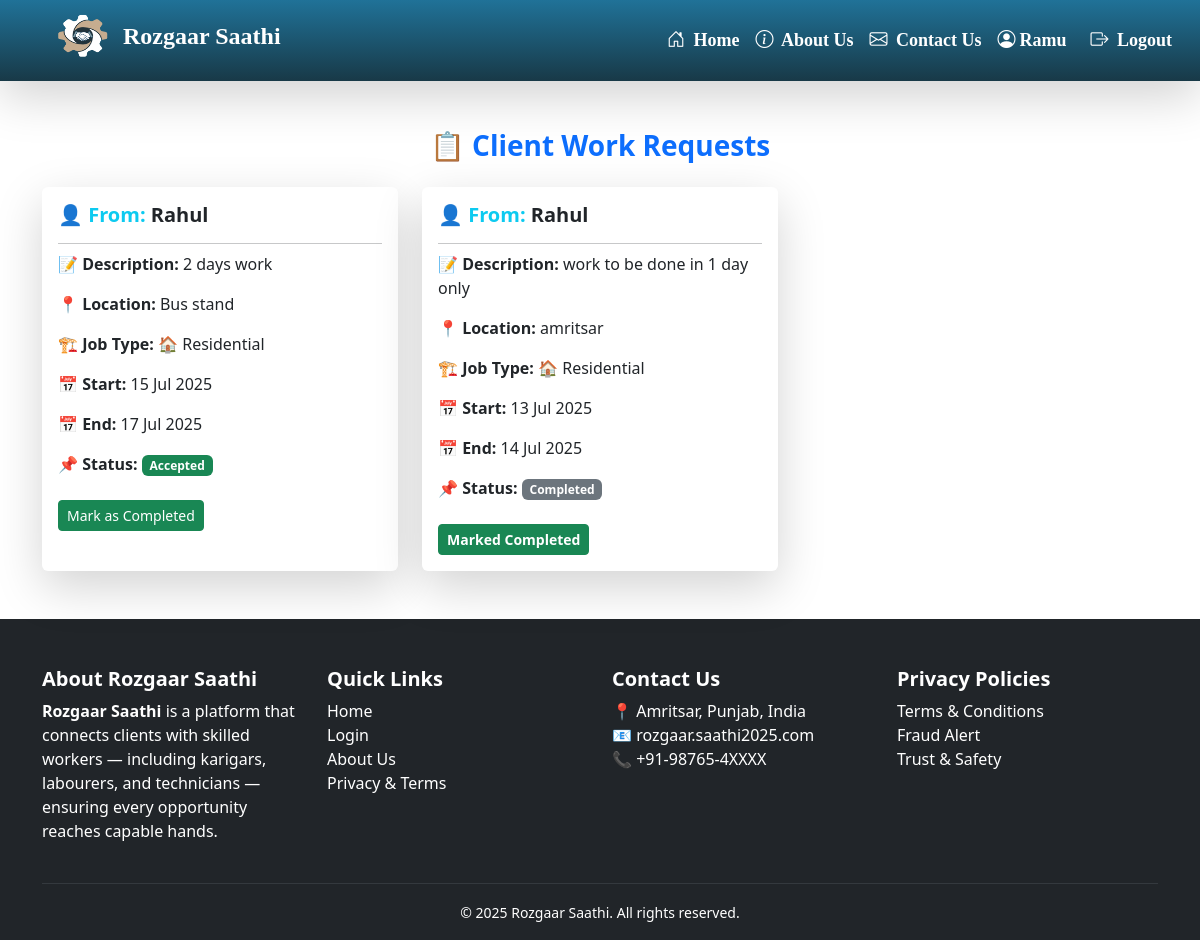
/hunarbaaz/requests/ (signed in), run on an earlier commit of the app's database.
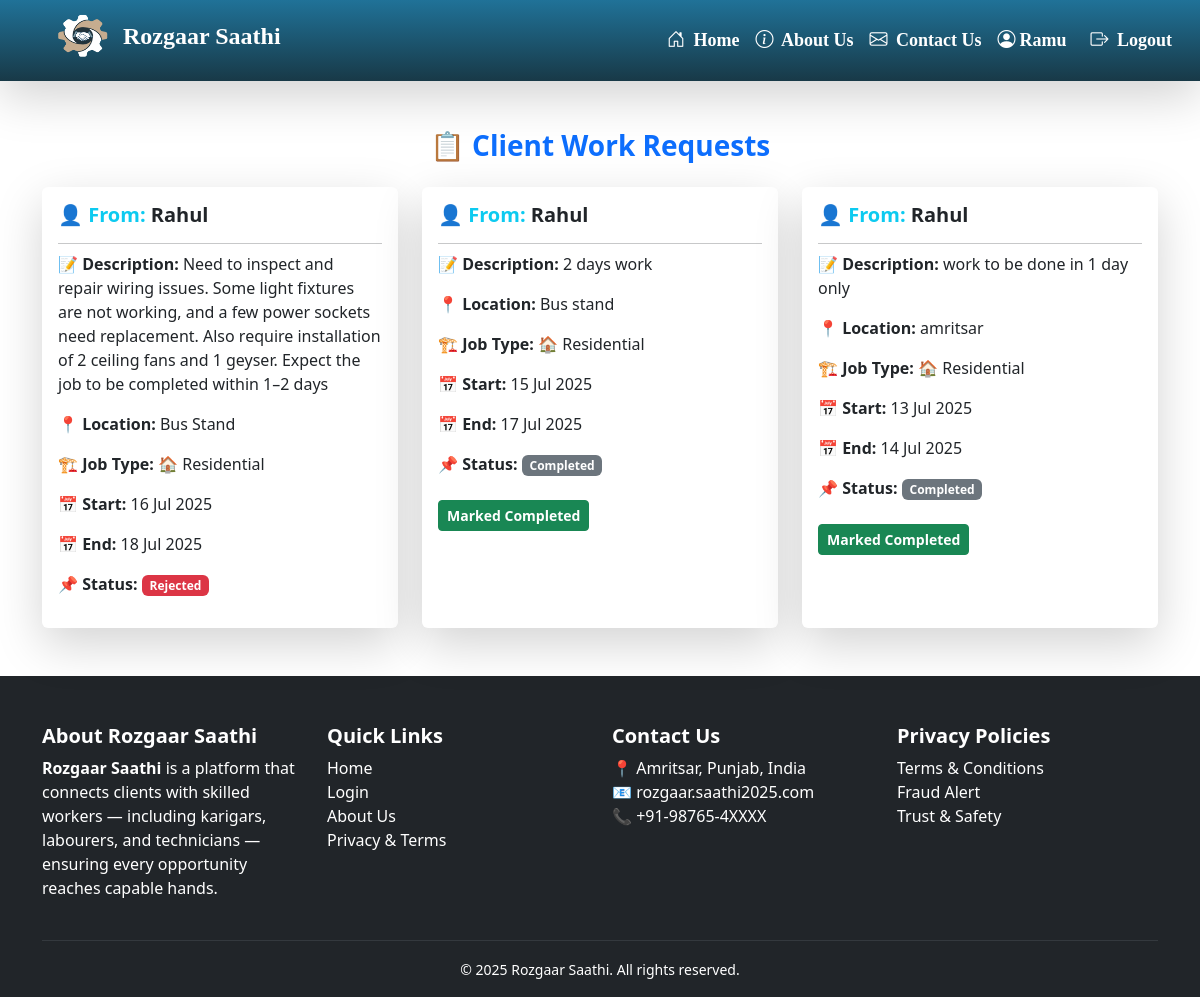
And on a later commit of the database.
### client/models.py (models this page shows, shortened)
class PostRequest(models.Model):
    client = models.ForeignKey(User, on_delete=models.CASCADE, related_name='sent_requests')
    hunarbaaz = models.ForeignKey('hunarbaaz.Hunarbaaz', on_delete=models.CASCADE, related_name='received_requests')
    job_description = models.TextField()
    location = models.CharField(max_length=100)
    start_date = models.DateField(help_text="Start date of the job",null=False,blank=True)
    end_date = models.DateField(help_text="Expected completion date",null=False,blank=True)
    JOB_TYPE_CHOICES = [
        ('residential', 'Residential'),
        ('commercial', 'Commercial'),
    ]
    job_type = models.CharField(max_length=20,choices=JOB_TYPE_CHOICES,default='residential',help_text="Type of job location")
    working_hours = models.PositiveIntegerField(
        null=True,
        blank=True,
        help_text="Estimated total working hours for this job"
    )
    is_accepted = models.BooleanField(null=True, blank=True)  # None = Pending, True = Accepted, False = Rejected
    is_completed = models.BooleanField(default=False)
    is_cancelled = models.BooleanField(default=False, help_text="Whether the client has cancelled the request")
    created_at = models.DateTimeField(auto_now_add=True)
    rating = models.IntegerField(
    validators=[MinValueValidator(1), MaxValueValidator(5)],
    null=True,
    blank=True,
    help_text="Client rating after completion (1 to 5)"
)
    review = models.TextField(null=True, blank=True, help_text="Optional client feedback")

### hunarbaaz/views.py (the view)
# urls.py: path('requests/', views.view_requests, name='view_requests'),
@login_required
def view_requests(request):
    try:
        profile = Hunarbaaz.objects.get(user=request.user)
    except Hunarbaaz.DoesNotExist:
        return redirect('hunarbaaz:edit_profile')
    requests = PostRequest.objects.filter(
        hunarbaaz=profile,
        is_cancelled=False  # This line excludes cancelled ones
    ).order_by('-created_at')
    return render(request, 'hunarbaaz/view_requests.html', {
        'client_requests': requests
    })

### hunarbaaz/templates/hunarbaaz/view_requests.html (shortened to what this page needs)
{% extends 'base/base.html' %}
{% block content %}
  <div class="container mt-5 mb-5">
    <h3 class="mb-4 text-center text-primary fw-bold">📋 Client Work Requests</h3>
    {% if client_requests %}
      <div class="row g-4">
        {% for req in client_requests %}
          <div class="col-md-4">
            <div class="card shadow-lg border-0 h-100">
              <div class="card-body">
                <h5 class="card-title text-info fw-semibold">👤 From: <span class="text-dark">{{ req.client.username }}</span></h5>
                <hr class="mb-2" />
                <p>
                  <strong>📝 Description:</strong> {{ req.job_description }}
                </p>
                <p>
                  <strong>📍 Location:</strong> {{ req.location }}
                </p>
                <p>
                  <strong>🏗️ Job Type:</strong>
                  {% if req.job_type == 'residential' %}
                    🏠 Residential
                  {% elif req.job_type == 'commercial' %}
                    🏢 Commercial
                  {% else %}
                    -
                  {% endif %}
                </p>
                <p>
                  <strong>📅 Start:</strong> {{ req.start_date|date:'d M Y' }}
                </p>
                <p>
                  <strong>📅 End:</strong> {{ req.end_date|date:'d M Y' }}
                </p>
                <p>
                  <strong>📌 Status:</strong>
                  {% if req.is_cancelled %}
                    <span class="badge bg-danger">Cancelled</span>
                  {% elif req.is_completed %}
                    <span class="badge bg-secondary">Completed</span>
                  {% elif req.is_accepted == True %}
                    <span class="badge bg-success">Accepted</span>
                  {% elif req.is_accepted == False %}
                    <span class="badge bg-danger">Rejected</span>
                  {% else %}
                    <span class="badge bg-warning text-dark">Pending</span>
                  {% endif %}
                </p>
                <div class="mt-3">
                  {% if req.is_accepted and not req.is_completed and not req.is_cancelled %}
                    <a href="{% url 'hunarbaaz:mark_completed' req.id %}" class="btn btn-success btn-sm mt-2">Mark as Completed</a>
                  {% elif req.is_completed %}
                    <span class="btn btn-success fw-bold btn-sm mt-2" disabled>Marked Completed</span>
                  {% endif %}
                </div>
              </div>
            </div>
          </div>
        {% endfor %}
      </div>
    {% else %}
      <div class="alert alert-info text-center mt-4">No work requests received yet.</div>
    {% endif %}
  </div>
{% endblock %}

### base/templates/base/base.html (shortened to what this page needs)
{% load static %}
<!DOCTYPE html>
<html lang="en">
<head>
    <link href="https://cdn.jsdelivr.net/npm/bootstrap@5.3.0/dist/css/bootstrap.min.css" rel="stylesheet">
<link rel="stylesheet" href="https://cdnjs.cloudflare.com/ajax/libs/font-awesome/6.5.0/css/all.min.css">
<link href="https://cdn.jsdelivr.net/npm/bootstrap-icons@1.10.5/font/bootstrap-icons.css" rel="stylesheet">
<link rel="stylesheet" href="{% static 'base/css/style.css' %}">
<link rel="stylesheet" href="{% static 'base/css/login.css' %}">
<link href="https://cdn.jsdelivr.net/npm/aos@2.3.4/dist/aos.css" rel="stylesheet">
</head>
<body>
<nav class="navbar navbar-expand-lg navbar-dark shadow-lg">
  <div class="container-fluid" id="navbar-cont">
    <a class="navbar-brand fw-bold fs-4 d-flex align-items-center" href="{% url 'home' %}">
      <img src="{% static 'base/images/logo.png' %}" style="height: 55px; width: 65px;" class="me-2">
      <span class="text-white">Rozgaar Saathi</span>
    </a>
    <div class="collapse navbar-collapse justify-content-end" id="navbarNav">
      <ul class="navbar-nav align-items-center">
        <li class="nav-item">
          <a class="nav-link nav-anim" href="{% url 'home' %}">
            <i class="bi bi-house-door me-1"></i> Home
          </a>
        </li>
        <li class="nav-item">
          <a class="nav-link nav-anim" href="{% url 'about' %}">
            <i class="bi bi-info-circle me-1"></i> About Us
          </a>
        </li>
        <li class="nav-item">
          <a class="nav-link nav-anim" href="{% url 'reviews:contact_review' %}">
            <i class="bi bi-envelope me-1"></i> Contact Us
          </a>
        </li>
        {% if user.is_authenticated %}
          {% if user.clientprofile %}
          <li class="nav-item">
              <a class="nav-link nav-anim" href="{% url 'client:all_profiles' %}">
                <i class="bi bi-people me-1"></i> Browse Hunarbaaz
              </a>
            </li>
            <li class="nav-item">
              <a class="nav-link nav-anim" href="{% url 'client:client_dashboard' %}">
               <i class="bi bi-person-circle me-1"></i> {{ user.username }}
              </a>
            </li>
          {% elif user.hunarbaaz %}
            <li class="nav-item">
              <a class="nav-link nav-anim" href="{% url 'hunarbaaz:hunarbaaz_dashboard' %}">
                <i class="bi bi-person-circle me-1"></i>{{ user.username }}
              </a>
            </li>
          {% endif %}
          <li class="nav-item">
            <form method="post" action="{% url 'logout' %}" class="d-inline">
              <button type="submit" class="btn nav-link nav-anim ms-2">
                <i class="bi bi-box-arrow-right me-1"></i> Logout
              </button>
            </form>
          </li>
        {% else %}
          <li class="nav-item">
            <a class="nav-link nav-anim" href="{% url 'login' %}">
              <i class="bi bi-box-arrow-in-right me-1"></i> Login / Register
            </a>
          </li>
        {% endif %}
      </ul>
    </div>
  </div>
</nav>
{% block content %}{% endblock %}
<footer class="bg-dark text-white pt-5">
  <div class="container">
    <div class="row gy-4">
      <div class="col-md-3 col-sm-6">
        <h5 class="fw-bold">About Rozgaar Saathi</h5>
        <p>
          <strong>Rozgaar Saathi</strong> is a platform that connects clients with skilled workers — including karigars, labourers, and technicians — ensuring every opportunity reaches capable hands.
        </p>
      </div>
      <div class="col-md-3 col-sm-6">
        <h5 class="fw-bold">Quick Links</h5>
        <ul class="list-unstyled">
          <li><a href="{% url 'home' %}" class="text-white text-decoration-none">Home</a></li>
          <li><a href="{% url 'login' %}" class="text-white text-decoration-none">Login</a></li>
          <li><a href="{% url 'about' %}" class="text-white text-decoration-none">About Us</a></li>
          <li><a href="{% url 'privacy_terms' %}" class="text-white text-decoration-none">Privacy & Terms</a></li>
        </ul>
      </div>
      <div class="col-md-3 col-sm-6">
        <h5 class="fw-bold">Contact Us</h5>
        <ul class="list-unstyled">
          <li>📍 Amritsar, Punjab, India</li>
          <li>📧 rozgaar.saathi2025.com</li>
          <li>📞 +91-98765-4XXXX</li>
        </ul>
      </div>
      <div class="col-md-3 col-sm-6">
        <h5 class="fw-bold">Privacy Policies</h5>
        <ul class="list-unstyled">
          <li>Terms & Conditions</li>
          <li>Fraud Alert</li>
          <li>Trust & Safety</li>
        </ul>
      </div>
    </div>
    <hr class="border-secondary mt-4">
    <div class="text-center pb-3">
      <small>&copy; 2025 Rozgaar Saathi. All rights reserved.</small>
    </div>
  </div>
</footer>
</html>

### base/static/base/css/style.css (style rules this page uses)
body { background-color: white; }
ul { z-index: 9999; }
.navbar { background: linear-gradient(to top, #183947, #207298); backdrop-filter: blur(10px); transition: background 0.3s ease-in-out; font-family: chiller; }
.navbar-brand { width: 410px; padding: 0 0 10px 10px; }
#navbarNav { background: none; width: auto; z-index: 9999; position: relative; }
#navbar-cont { padding: 0 20px 0 40px; z-index: 999; }
.navbar-collapse { z-index: 9999; background-color: #212529; }
.navbar-nav .nav-link { font-size: 18px; font-weight: bold; background: none; transition: all 0.3s ease; position: relative; color: white; border-radius: 8px; padding: 8px 16px; display: inline-block; }
.navbar-nav .nav-link::after, .nav-link::after { display: none !important; }

What changed in the data, as far as the page shows it:
added PostRequest: client.username "Rahul", job_description "Need to inspect and repair wiring issues. Some light fixtures are not working, and a few power sockets need replacement. Also require installation of 2 ceiling fans and 1 geyser. Expect the job to be completed within 1–2 days", location "Bus Stand", job_type "🏠 Residential", start_date "16 Jul 2025", end_date "18 Jul 2025", is_cancelled "Rejected"
changed PostRequest "2 days work": is_completed "Accepted Mark as Completed" → "Completed Marked Completed"
